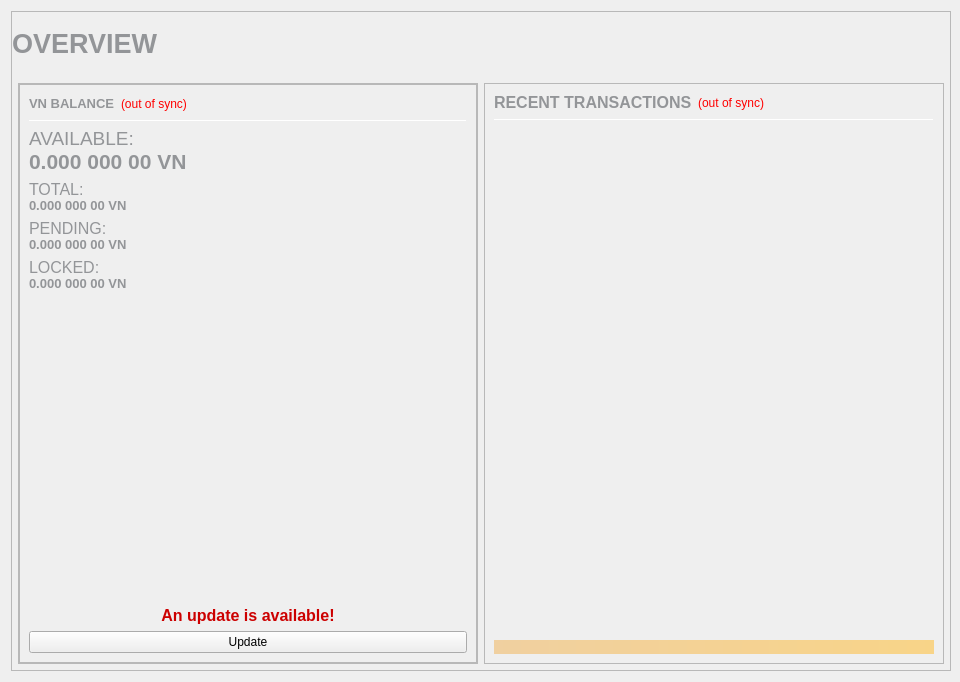
<?xml version="1.0" encoding="UTF-8"?>
<ui version="4.0">
 <class>OverviewPage</class>
 <widget class="QWidget" name="OverviewPage">
  <property name="geometry">
   <rect>
    <x>0</x>
    <y>0</y>
    <width>960</width>
    <height>682</height>
   </rect>
  </property>
  <property name="minimumSize">
   <size>
    <width>960</width>
    <height>682</height>
   </size>
  </property>
  <property name="windowTitle">
   <string>Form</string>
  </property>
  <layout class="QVBoxLayout" name="topLayout" stretch="1">
   <property name="rightMargin">
    <number>9</number>
   </property>
   <item>
    <widget class="QFrame" name="frame_BG">
     <property name="minimumSize">
      <size>
       <width>850</width>
       <height>610</height>
      </size>
     </property>
     <property name="maximumSize">
      <size>
       <width>16777215</width>
       <height>16777215</height>
      </size>
     </property>
     <property name="frameShape">
      <enum>QFrame::StyledPanel</enum>
     </property>
     <property name="frameShadow">
      <enum>QFrame::Raised</enum>
     </property>
     <layout class="QVBoxLayout" name="verticalLayout_3" stretch="1">
      <property name="leftMargin">
       <number>0</number>
      </property>
      <property name="topMargin">
       <number>0</number>
      </property>
      <property name="rightMargin">
       <number>0</number>
      </property>
      <property name="bottomMargin">
       <number>6</number>
      </property>
      <item>
       <layout class="QVBoxLayout" name="verticalLayout_Master" stretch="0,1">
        <property name="leftMargin">
         <number>0</number>
        </property>
        <property name="topMargin">
         <number>0</number>
        </property>
        <property name="rightMargin">
         <number>0</number>
        </property>
        <property name="bottomMargin">
         <number>0</number>
        </property>
        <item>
         <widget class="QFrame" name="frame_Header">
          <layout class="QVBoxLayout" name="verticalLayout_Header" stretch="0">
           <property name="leftMargin">
            <number>0</number>
           </property>
           <property name="topMargin">
            <number>0</number>
           </property>
           <property name="rightMargin">
            <number>0</number>
           </property>
           <property name="bottomMargin">
            <number>0</number>
           </property>
           <item>
            <layout class="QHBoxLayout" name="horizontalLayout_Header" stretch="1,0,1">
             <property name="spacing">
              <number>6</number>
             </property>
             <item>
              <widget class="QLabel" name="labelOverviewHeaderLeft">
               <property name="minimumSize">
                <size>
                 <width>464</width>
                 <height>60</height>
                </size>
               </property>
               <property name="maximumSize">
                <size>
                 <width>16777215</width>
                 <height>60</height>
                </size>
               </property>
               <property name="font">
                <font>
                 <pointsize>20</pointsize>
                 <weight>75</weight>
                 <bold>true</bold>
                </font>
               </property>
               <property name="text">
                <string>&lt;html&gt;&lt;head/&gt;&lt;body&gt;&lt;p&gt;&lt;span style=&quot; color:#939598;&quot;&gt;OVERVIEW&lt;/span&gt;&lt;/p&gt;&lt;/body&gt;&lt;/html&gt;</string>
               </property>
               <property name="alignment">
                <set>Qt::AlignLeading|Qt::AlignLeft|Qt::AlignVCenter</set>
               </property>
              </widget>
             </item>
             <item>
              <spacer name="horizontalSpacer_Header">
               <property name="orientation">
                <enum>Qt::Horizontal</enum>
               </property>
               <property name="sizeHint" stdset="0">
                <size>
                 <width>40</width>
                 <height>20</height>
                </size>
               </property>
              </spacer>
             </item>
             <item>
              <widget class="QLabel" name="labelOverviewHeaderRight">
               <property name="minimumSize">
                <size>
                 <width>290</width>
                 <height>65</height>
                </size>
               </property>
               <property name="maximumSize">
                <size>
                 <width>290</width>
                 <height>65</height>
                </size>
               </property>
               <property name="font">
                <font>
                 <pointsize>14</pointsize>
                </font>
               </property>
               <property name="autoFillBackground">
                <bool>false</bool>
               </property>
               <property name="text">
                <string/>
               </property>
               <property name="alignment">
                <set>Qt::AlignRight|Qt::AlignTrailing|Qt::AlignVCenter</set>
               </property>
              </widget>
             </item>
            </layout>
           </item>
          </layout>
         </widget>
        </item>
        <item>
         <widget class="QFrame" name="frame_Content">
          <layout class="QVBoxLayout" name="verticalLayout_Content">
           <property name="leftMargin">
            <number>6</number>
           </property>
           <property name="topMargin">
            <number>0</number>
           </property>
           <property name="rightMargin">
            <number>6</number>
           </property>
           <property name="bottomMargin">
            <number>0</number>
           </property>
           <item>
            <layout class="QHBoxLayout" name="horizontalLayout_Content" stretch="1,1">
             <property name="spacing">
              <number>6</number>
             </property>
             <item>
              <layout class="QVBoxLayout" name="verticalLayout_left" stretch="1">
               <item>
                <widget class="QFrame" name="frameObfuscation">
                 <property name="minimumSize">
                  <size>
                   <width>0</width>
                   <height>0</height>
                  </size>
                 </property>
                 <property name="frameShape">
                  <enum>QFrame::StyledPanel</enum>
                 </property>
                 <property name="frameShadow">
                  <enum>QFrame::Raised</enum>
                 </property>
                 <layout class="QVBoxLayout" name="verticalLayout" stretch="0">
                  <property name="leftMargin">
                   <number>0</number>
                  </property>
                  <property name="topMargin">
                   <number>0</number>
                  </property>
                  <property name="rightMargin">
                   <number>0</number>
                  </property>
                  <property name="bottomMargin">
                   <number>0</number>
                  </property>
                  <item>
                   <widget class="QFrame" name="frame_Balances">
                    <property name="frameShape">
                     <enum>QFrame::StyledPanel</enum>
                    </property>
                    <property name="frameShadow">
                     <enum>QFrame::Raised</enum>
                    </property>
                    <layout class="QVBoxLayout" name="verticalLayout_4">
                     <item>
                      <layout class="QHBoxLayout" name="horizontalLayout_4">
                       <item>
                        <widget class="QLabel" name="label_5">
                         <property name="minimumSize">
                          <size>
                           <width>0</width>
                           <height>20</height>
                          </size>
                         </property>
                         <property name="font">
                          <font>
                           <pointsize>12</pointsize>
                           <weight>75</weight>
                           <bold>true</bold>
                          </font>
                         </property>
                         <property name="text">
                          <string>&lt;html&gt;&lt;head/&gt;&lt;body&gt;&lt;p&gt;&lt;span style=&quot; font-size:10pt; color:#939598;&quot;&gt;VN BALANCE&lt;/span&gt;&lt;/p&gt;&lt;/body&gt;&lt;/html&gt;</string>
                         </property>
                        </widget>
                       </item>
                       <item>
                        <widget class="QLabel" name="labelWalletStatus">
                         <property name="styleSheet">
                          <string notr="true">QLabel { color: red; }</string>
                         </property>
                         <property name="text">
                          <string>(out of sync)</string>
                         </property>
                        </widget>
                       </item>
                       <item>
                        <spacer name="horizontalSpacer_3">
                         <property name="orientation">
                          <enum>Qt::Horizontal</enum>
                         </property>
                         <property name="sizeHint" stdset="0">
                          <size>
                           <width>40</width>
                           <height>20</height>
                          </size>
                         </property>
                        </spacer>
                       </item>
                      </layout>
                     </item>
                     <item>
                      <widget class="Line" name="line_Balance">
                       <property name="minimumSize">
                        <size>
                         <width>0</width>
                         <height>1</height>
                        </size>
                       </property>
                       <property name="maximumSize">
                        <size>
                         <width>16777215</width>
                         <height>1</height>
                        </size>
                       </property>
                       <property name="orientation">
                        <enum>Qt::Horizontal</enum>
                       </property>
                      </widget>
                     </item>
                     <item>
                      <widget class="QLabel" name="labelBalanceText">
                       <property name="text">
                        <string>&lt;html&gt;&lt;head/&gt;&lt;body&gt;&lt;p&gt;&lt;span style=&quot; font-size:14pt; color:#939598;&quot;&gt;AVAILABLE:&lt;/span&gt;&lt;span style=&quot; font-size:10pt; color:#939598;&quot;&gt;&lt;br/&gt;&lt;/span&gt;&lt;span style=&quot; font-size:16pt; font-weight:600; color:#939598;&quot;&gt;0.000 000 00 VN&lt;/span&gt;&lt;/p&gt;&lt;/body&gt;&lt;/html&gt;</string>
                       </property>
                      </widget>
                     </item>
                     <item>
                      <widget class="QLabel" name="labelTotalText">
                       <property name="text">
                        <string>&lt;html&gt;&lt;head/&gt;&lt;body&gt;&lt;p&gt;&lt;span style=&quot; font-size:12pt; color:#939598;&quot;&gt;TOTAL:&lt;/span&gt;&lt;span style=&quot; font-size:10pt; color:#939598;&quot;&gt;&lt;br/&gt;&lt;/span&gt;&lt;span style=&quot; font-size:10pt; font-weight:600; color:#939598;&quot;&gt;0.000 000 00 VN&lt;/span&gt;&lt;/p&gt;&lt;/body&gt;&lt;/html&gt;</string>
                       </property>
                      </widget>
                     </item>
                     <item>
                      <widget class="QLabel" name="labelPendingText">
                       <property name="text">
                        <string>&lt;html&gt;&lt;head/&gt;&lt;body&gt;&lt;p&gt;&lt;span style=&quot; font-size:12pt; color:#939598;&quot;&gt;PENDING:&lt;/span&gt;&lt;span style=&quot; font-size:10pt; color:#939598;&quot;&gt;&lt;br/&gt;&lt;/span&gt;&lt;span style=&quot; font-size:10pt; font-weight:600; color:#939598;&quot;&gt;0.000 000 00 VN&lt;/span&gt;&lt;/p&gt;&lt;/body&gt;&lt;/html&gt;</string>
                       </property>
                      </widget>
                     </item>
                     <item>
                      <widget class="QLabel" name="labelLockedBalanceText">
                       <property name="toolTip">
                        <string>Locked VN or Masternode collaterals.</string>
                       </property>
                       <property name="text">
                        <string>&lt;html&gt;&lt;head/&gt;&lt;body&gt;&lt;p&gt;&lt;span style=&quot; font-size:12pt; color:#939598;&quot;&gt;LOCKED:&lt;/span&gt;&lt;span style=&quot; font-size:10pt; color:#939598;&quot;&gt;&lt;br/&gt;&lt;/span&gt;&lt;span style=&quot; font-size:10pt; font-weight:600; color:#939598;&quot;&gt;0.000 000 00 VN&lt;/span&gt;&lt;/p&gt;&lt;/body&gt;&lt;/html&gt;</string>
                       </property>
                      </widget>
                     </item>
                     <item>
                      <spacer name="verticalSpacer_3">
                       <property name="orientation">
                        <enum>Qt::Vertical</enum>
                       </property>
                       <property name="sizeHint" stdset="0">
                        <size>
                         <width>20</width>
                         <height>40</height>
                        </size>
                       </property>
                      </spacer>
                     </item>
                     <item>
                      <widget class="QLabel" name="lableUpgrade">
                       <property name="enabled">
                        <bool>true</bool>
                       </property>
                       <property name="text">
                        <string>&lt;html&gt;&lt;head/&gt;&lt;body&gt;&lt;p&gt;&lt;span style=&quot; font-size:12pt; font-weight:600; color:#cc0000;&quot;&gt;An update is available!&lt;/span&gt;&lt;/p&gt;&lt;/body&gt;&lt;/html&gt;</string>
                       </property>
                       <property name="alignment">
                        <set>Qt::AlignCenter</set>
                       </property>
                       <property name="openExternalLinks">
                        <bool>true</bool>
                       </property>
                      </widget>
                     </item>
                     <item>
                      <widget class="QPushButton" name="buttonUpgrade">
                       <property name="enabled">
                        <bool>true</bool>
                       </property>
                       <property name="cursor">
                        <cursorShape>PointingHandCursor</cursorShape>
                       </property>
                       <property name="text">
                        <string>Update</string>
                       </property>
                       <property name="autoDefault">
                        <bool>false</bool>
                       </property>
                       <property name="default">
                        <bool>false</bool>
                       </property>
                       <property name="flat">
                        <bool>false</bool>
                       </property>
                      </widget>
                     </item>
                    </layout>
                   </widget>
                  </item>
                 </layout>
                </widget>
               </item>
              </layout>
             </item>
             <item>
              <layout class="QVBoxLayout" name="verticalLayout_right" stretch="1">
               <item>
                <widget class="QFrame" name="frame_RecentTransactions">
                 <property name="minimumSize">
                  <size>
                   <width>0</width>
                   <height>0</height>
                  </size>
                 </property>
                 <property name="frameShape">
                  <enum>QFrame::StyledPanel</enum>
                 </property>
                 <property name="frameShadow">
                  <enum>QFrame::Raised</enum>
                 </property>
                 <layout class="QVBoxLayout" name="verticalLayout_1" stretch="0,0,0,0,0">
                  <item>
                   <layout class="QHBoxLayout" name="horizontalLayout_2">
                    <item>
                     <widget class="QLabel" name="label_4">
                      <property name="minimumSize">
                       <size>
                        <width>0</width>
                        <height>20</height>
                       </size>
                      </property>
                      <property name="font">
                       <font>
                        <pointsize>12</pointsize>
                        <weight>75</weight>
                        <bold>true</bold>
                       </font>
                      </property>
                      <property name="text">
                       <string>&lt;html&gt;&lt;head/&gt;&lt;body&gt;&lt;p&gt;&lt;span style=&quot; color:#939598;&quot;&gt;RECENT TRANSACTIONS&lt;/span&gt;&lt;/p&gt;&lt;/body&gt;&lt;/html&gt;</string>
                      </property>
                     </widget>
                    </item>
                    <item>
                     <widget class="QLabel" name="labelTransactionsStatus">
                      <property name="cursor">
                       <cursorShape>WhatsThisCursor</cursorShape>
                      </property>
                      <property name="toolTip">
                       <string>The displayed information may be out of date. Your wallet automatically synchronizes with the VICE network after a connection is established, but this process has not completed yet.</string>
                      </property>
                      <property name="styleSheet">
                       <string notr="true">QLabel { color: red; }</string>
                      </property>
                      <property name="text">
                       <string notr="true">(out of sync)</string>
                      </property>
                      <property name="alignment">
                       <set>Qt::AlignRight|Qt::AlignTrailing|Qt::AlignVCenter</set>
                      </property>
                     </widget>
                    </item>
                    <item>
                     <spacer name="horizontalSpacer">
                      <property name="orientation">
                       <enum>Qt::Horizontal</enum>
                      </property>
                      <property name="sizeHint" stdset="0">
                       <size>
                        <width>40</width>
                        <height>20</height>
                       </size>
                      </property>
                     </spacer>
                    </item>
                   </layout>
                  </item>
                  <item>
                   <widget class="Line" name="line">
                    <property name="minimumSize">
                     <size>
                      <width>0</width>
                      <height>1</height>
                     </size>
                    </property>
                    <property name="maximumSize">
                     <size>
                      <width>16777215</width>
                      <height>1</height>
                     </size>
                    </property>
                    <property name="orientation">
                     <enum>Qt::Horizontal</enum>
                    </property>
                   </widget>
                  </item>
                  <item>
                   <widget class="QListView" name="listTransactions">
                    <property name="minimumSize">
                     <size>
                      <width>0</width>
                      <height>0</height>
                     </size>
                    </property>
                    <property name="styleSheet">
                     <string notr="true">QListView { background: transparent; }</string>
                    </property>
                    <property name="frameShape">
                     <enum>QFrame::NoFrame</enum>
                    </property>
                    <property name="verticalScrollBarPolicy">
                     <enum>Qt::ScrollBarAlwaysOff</enum>
                    </property>
                    <property name="horizontalScrollBarPolicy">
                     <enum>Qt::ScrollBarAlwaysOff</enum>
                    </property>
                    <property name="selectionMode">
                     <enum>QAbstractItemView::NoSelection</enum>
                    </property>
                   </widget>
                  </item>
                  <item>
                   <spacer name="verticalSpacer_2">
                    <property name="orientation">
                     <enum>Qt::Vertical</enum>
                    </property>
                    <property name="sizeType">
                     <enum>QSizePolicy::Expanding</enum>
                    </property>
                    <property name="sizeHint" stdset="0">
                     <size>
                      <width>20</width>
                      <height>40</height>
                     </size>
                    </property>
                   </spacer>
                  </item>
                  <item>
                   <widget class="QLabel" name="labelAlerts">
                    <property name="maximumSize">
                     <size>
                      <width>16777215</width>
                      <height>16777215</height>
                     </size>
                    </property>
                    <property name="styleSheet">
                     <string notr="true">background-color: qlineargradient(x1: 0, y1: 0, x2: 1, y2: 0, stop:0 #F0D0A0, stop:1 #F8D488); color:#000000;</string>
                    </property>
                    <property name="text">
                     <string/>
                    </property>
                    <property name="wordWrap">
                     <bool>true</bool>
                    </property>
                    <property name="margin">
                     <number>3</number>
                    </property>
                   </widget>
                  </item>
                 </layout>
                </widget>
               </item>
              </layout>
             </item>
            </layout>
           </item>
          </layout>
         </widget>
        </item>
       </layout>
      </item>
     </layout>
    </widget>
   </item>
  </layout>
 </widget>
 <resources/>
 <connections/>
</ui>
